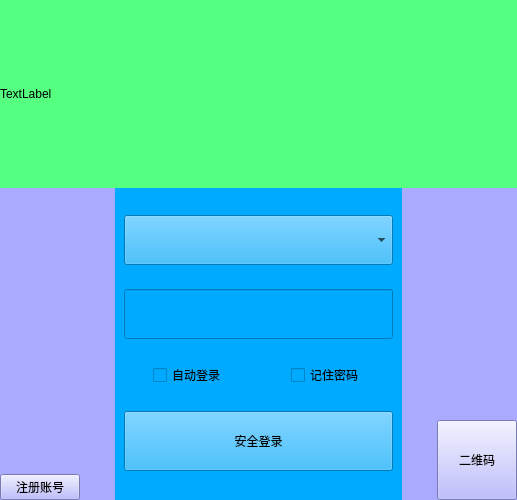
<?xml version="1.0" encoding="UTF-8"?>
<ui version="4.0">
 <class>Login_Form</class>
 <widget class="QWidget" name="Login_Form">
  <property name="geometry">
   <rect>
    <x>0</x>
    <y>0</y>
    <width>517</width>
    <height>500</height>
   </rect>
  </property>
  <property name="windowTitle">
   <string>Form</string>
  </property>
  <layout class="QVBoxLayout" name="verticalLayout" stretch="3,5">
   <property name="spacing">
    <number>0</number>
   </property>
   <property name="leftMargin">
    <number>0</number>
   </property>
   <property name="topMargin">
    <number>0</number>
   </property>
   <property name="rightMargin">
    <number>0</number>
   </property>
   <property name="bottomMargin">
    <number>0</number>
   </property>
   <item>
    <widget class="QWidget" name="widget" native="true">
     <property name="styleSheet">
      <string notr="true">background-color: rgb(85, 255, 127);</string>
     </property>
     <layout class="QHBoxLayout" name="horizontalLayout_2">
      <property name="spacing">
       <number>0</number>
      </property>
      <property name="leftMargin">
       <number>0</number>
      </property>
      <property name="topMargin">
       <number>0</number>
      </property>
      <property name="rightMargin">
       <number>0</number>
      </property>
      <property name="bottomMargin">
       <number>0</number>
      </property>
      <item>
       <widget class="QLabel" name="label">
        <property name="text">
         <string>TextLabel</string>
        </property>
       </widget>
      </item>
     </layout>
    </widget>
   </item>
   <item>
    <widget class="QWidget" name="widget_2" native="true">
     <property name="styleSheet">
      <string notr="true">background-color: rgb(170, 170, 255);</string>
     </property>
     <layout class="QHBoxLayout" name="horizontalLayout" stretch="2,5,2">
      <property name="spacing">
       <number>0</number>
      </property>
      <property name="leftMargin">
       <number>0</number>
      </property>
      <property name="topMargin">
       <number>0</number>
      </property>
      <property name="rightMargin">
       <number>0</number>
      </property>
      <property name="bottomMargin">
       <number>0</number>
      </property>
      <item alignment="Qt::AlignmentFlag::AlignLeft|Qt::AlignmentFlag::AlignBottom">
       <widget class="QPushButton" name="pushButton">
        <property name="text">
         <string>注册账号</string>
        </property>
       </widget>
      </item>
      <item>
       <widget class="QWidget" name="widget_3" native="true">
        <property name="styleSheet">
         <string notr="true">background-color: rgb(0, 170, 255);</string>
        </property>
        <layout class="QGridLayout" name="gridLayout">
         <item row="2" column="1" alignment="Qt::AlignmentFlag::AlignHCenter">
          <widget class="QCheckBox" name="checkBox_2">
           <property name="text">
            <string>记住密码</string>
           </property>
          </widget>
         </item>
         <item row="0" column="0" colspan="2">
          <widget class="QComboBox" name="comboBox">
           <property name="minimumSize">
            <size>
             <width>0</width>
             <height>50</height>
            </size>
           </property>
          </widget>
         </item>
         <item row="3" column="0" colspan="2">
          <widget class="QPushButton" name="pushButton_3">
           <property name="minimumSize">
            <size>
             <width>0</width>
             <height>60</height>
            </size>
           </property>
           <property name="text">
            <string>安全登录</string>
           </property>
          </widget>
         </item>
         <item row="2" column="0" alignment="Qt::AlignmentFlag::AlignHCenter">
          <widget class="QCheckBox" name="checkBox">
           <property name="text">
            <string>自动登录</string>
           </property>
          </widget>
         </item>
         <item row="1" column="0" colspan="2">
          <widget class="QLineEdit" name="lineEdit">
           <property name="minimumSize">
            <size>
             <width>0</width>
             <height>50</height>
            </size>
           </property>
          </widget>
         </item>
        </layout>
       </widget>
      </item>
      <item alignment="Qt::AlignmentFlag::AlignRight|Qt::AlignmentFlag::AlignBottom">
       <widget class="QPushButton" name="pushButton_2">
        <property name="sizePolicy">
         <sizepolicy hsizetype="Fixed" vsizetype="Fixed">
          <horstretch>0</horstretch>
          <verstretch>0</verstretch>
         </sizepolicy>
        </property>
        <property name="minimumSize">
         <size>
          <width>80</width>
          <height>80</height>
         </size>
        </property>
        <property name="maximumSize">
         <size>
          <width>80</width>
          <height>80</height>
         </size>
        </property>
        <property name="text">
         <string>二维码</string>
        </property>
       </widget>
      </item>
     </layout>
    </widget>
   </item>
  </layout>
 </widget>
 <resources/>
 <connections>
  <connection>
   <sender>pushButton</sender>
   <signal>clicked()</signal>
   <receiver>Login_Form</receiver>
   <slot>show_register_pane()</slot>
   <hints>
    <hint type="sourcelabel">
     <x>52</x>
     <y>478</y>
    </hint>
    <hint type="destinationlabel">
     <x>59</x>
     <y>598</y>
    </hint>
   </hints>
  </connection>
 </connections>
 <slots>
  <slot>show_register_pane()</slot>
 </slots>
</ui>
